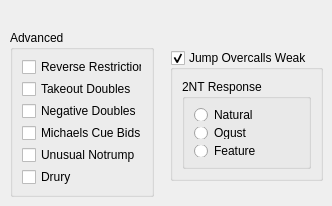
   <widget class="QWidget" name="bidMiscPage">
    <attribute name="title">
     <string>Misc</string>
    </attribute>
    <widget class="QGroupBox" name="groupBox_11">
     <property name="geometry">
      <rect>
       <x>10</x>
       <y>30</y>
       <width>144</width>
       <height>167</height>
      </rect>
     </property>
     <property name="title">
      <string>Advanced</string>
     </property>
     <layout class="QVBoxLayout" name="verticalLayout_12">
      <item>
       <layout class="QVBoxLayout" name="verticalLayout_4">
        <item>
         <widget class="QCheckBox" name="structuredReverses">
          <property name="text">
           <string>Reverse Restrictions</string>
          </property>
         </widget>
        </item>
        <item>
         <widget class="QCheckBox" name="takeOutDoubles">
          <property name="text">
           <string>Takeout Doubles</string>
          </property>
         </widget>
        </item>
        <item>
         <widget class="QCheckBox" name="negativeDoubles">
          <property name="text">
           <string>Negative Doubles</string>
          </property>
         </widget>
        </item>
        <item>
         <widget class="QCheckBox" name="michaelsCueBid">
          <property name="text">
           <string>Michaels Cue Bids</string>
          </property>
         </widget>
        </item>
        <item>
         <widget class="QCheckBox" name="unusualNT">
          <property name="text">
           <string>Unusual Notrump</string>
          </property>
         </widget>
        </item>
        <item>
         <widget class="QCheckBox" name="drury">
          <property name="text">
           <string>Drury</string>
          </property>
         </widget>
        </item>
       </layout>
      </item>
     </layout>
    </widget>
    <widget class="QGroupBox" name="jumpOvercallWeak">
     <property name="geometry">
      <rect>
       <x>170</x>
       <y>50</y>
       <width>153</width>
       <height>131</height>
      </rect>
     </property>
     <property name="title">
      <string>Jump Overcalls Weak</string>
     </property>
     <property name="checkable">
      <bool>true</bool>
     </property>
     <layout class="QVBoxLayout" name="verticalLayout_35">
      <item>
       <widget class="QGroupBox" name="groupBox_14">
        <property name="title">
         <string>2NT Response</string>
        </property>
        <layout class="QVBoxLayout" name="verticalLayout_25">
         <item>
          <layout class="QVBoxLayout" name="verticalLayout_24">
           <item>
            <widget class="QRadioButton" name="wjoNatural">
             <property name="text">
              <string>Natural</string>
             </property>
            </widget>
           </item>
           <item>
            <widget class="QRadioButton" name="wjoOgust">
             <property name="text">
              <string>Ogust</string>
             </property>
            </widget>
           </item>
           <item>
            <widget class="QRadioButton" name="wjoFeature">
             <property name="text">
              <string>Feature</string>
             </property>
            </widget>
           </item>
          </layout>
         </item>
        </layout>
       </widget>
      </item>
     </layout>
    </widget>
   </widget>
